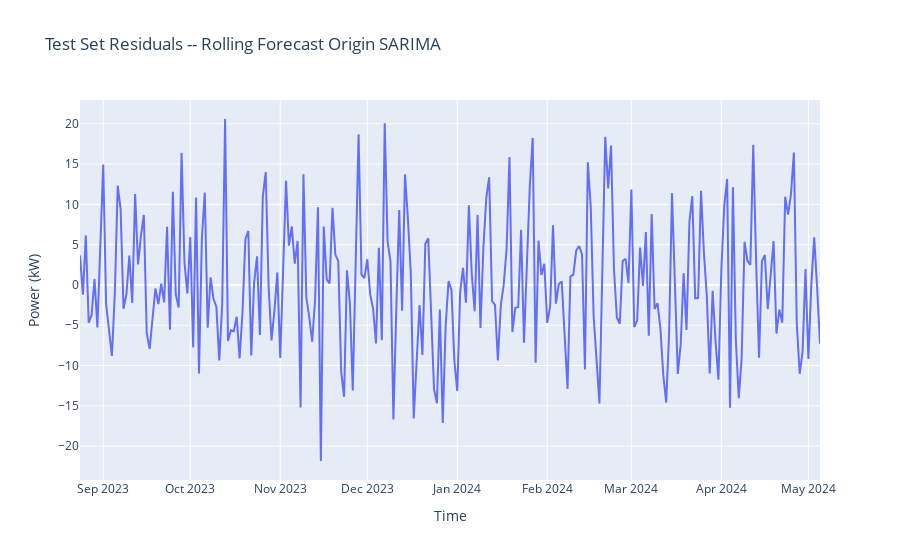

Notebook source saved alongside this figure:
### Code cell
residuals_df_ts = test["peak_power_kW"] - rolling_predictions

fig = go.Figure()
fig.add_trace(
    go.Scatter(x = residuals_df_ts.index,
               y = residuals_df_ts)
)
fig.update_layout(title = "Test Set Residuals -- Rolling Forecast Origin SARIMA", xaxis_title = "Time", yaxis_title = "Power (kW)")
fig.show()
print("Residual Mean:", np.mean(residuals_df_ts))
print("Residual STD:", np.std(residuals_df_ts))

### Figure 1 — Plotly figure (JSON) as saved in the notebook; plotly's stock layout.template omitted (floating-point values rounded to 4 significant figures; data arrays with more than 128 entries replaced by an {"elided": "..."} marker saying what was removed)
{"data": [{"type": "scatter", "x": {"elided": "256 str values"}, "y": {"elided": "256 float values"}}], "layout": {"title": {"text": "Test Set Residuals -- Rolling Forecast Origin SARIMA"}, "xaxis": {"title": {"text": "Time"}}, "yaxis": {"title": {"text": "Power (kW)"}}}}
